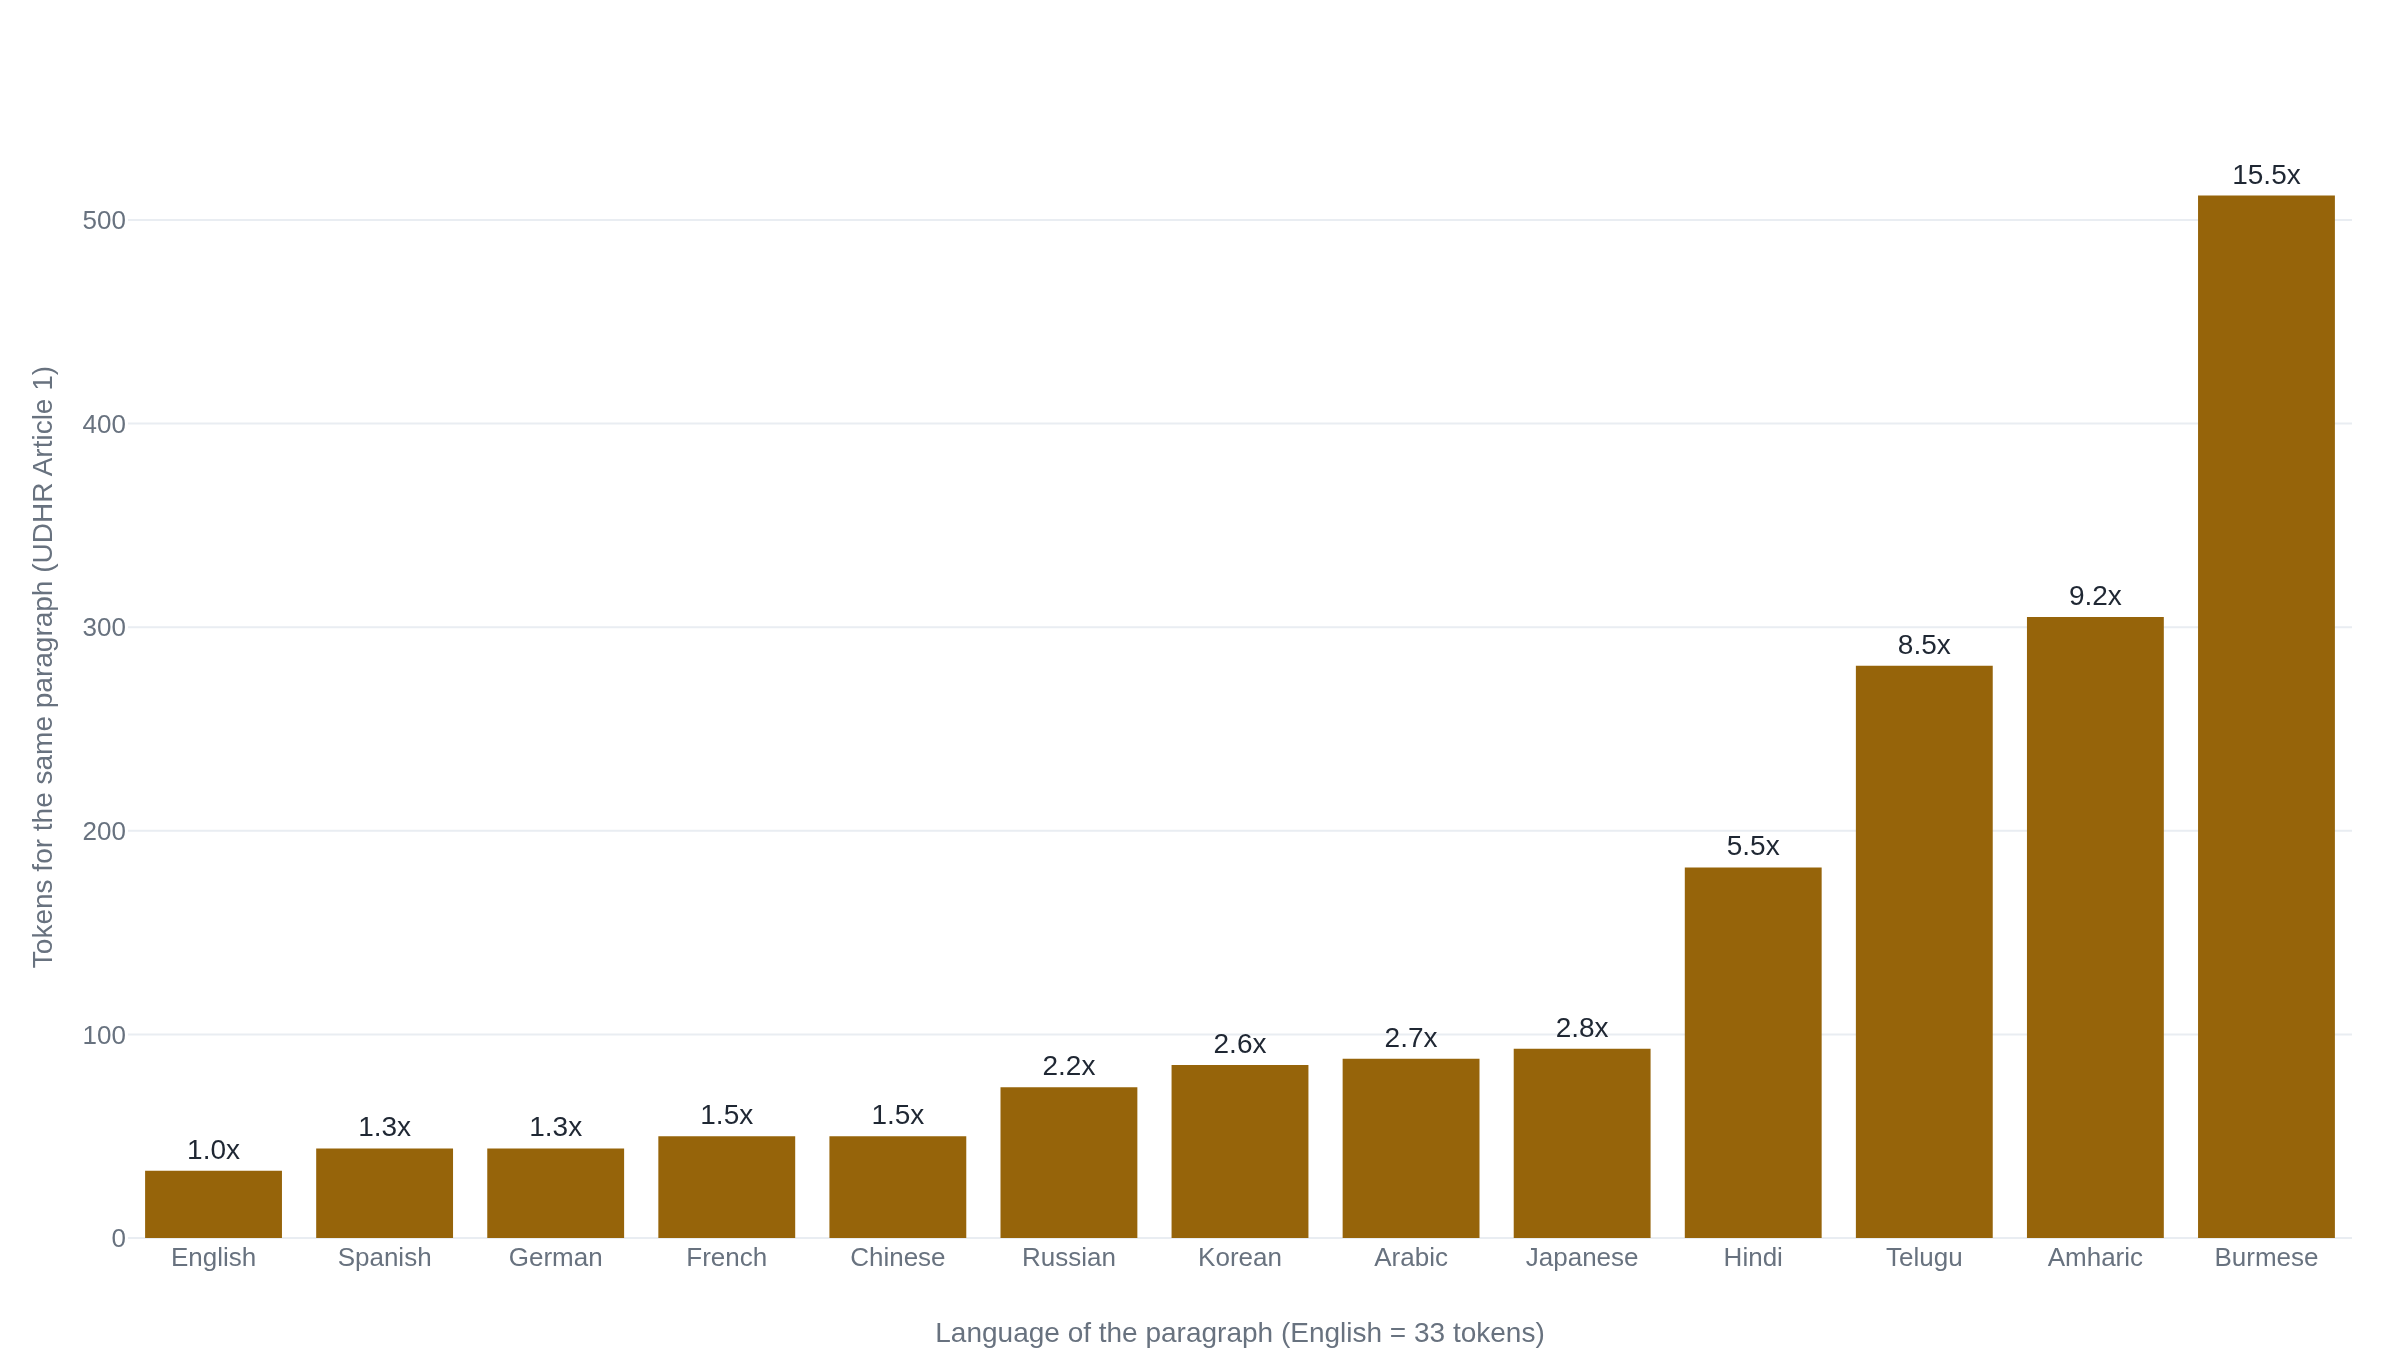

Source code (Python):
import plotly.graph_objects as go

# Tokens needed to encode the same paragraph -- Article 1 of the Universal
# Declaration of Human Rights -- in each of 13 languages, under the cl100k_base
# tokenizer used by ChatGPT and GPT-4. English is the baseline at 33 tokens;
# every other language costs more, and the non-Latin low-resource scripts cost
# many times more. Reproduced firsthand with tiktoken 0.13.0:
#   text  = <article number="1"> paragraph from udhr_<key>.xml,
#           github.com/unicode-org/udhr (whitespace collapsed)
#   count = len(tiktoken.get_encoding("cl100k_base").encode(text))
# Multipliers vs English follow each count in the label.
languages = [
    "English", "Spanish", "German", "French", "Chinese", "Russian",
    "Korean", "Arabic", "Japanese", "Hindi", "Telugu", "Amharic", "Burmese",
]
tokens = [33, 44, 44, 50, 50, 74, 85, 88, 93, 182, 281, 305, 512]
multiplier = ["1.0x", "1.3x", "1.3x", "1.5x", "1.5x", "2.2x",
              "2.6x", "2.7x", "2.8x", "5.5x", "8.5x", "9.2x", "15.5x"]

fig = go.Figure()
fig.add_trace(
    go.Bar(
        x=languages,
        y=tokens,
        text=multiplier,
        textposition="outside",
        cliponaxis=False,
    )
)
fig.update_layout(
    yaxis_title="Tokens for the same paragraph (UDHR Article 1)",
    xaxis_title="Language of the paragraph (English = 33 tokens)",
)
